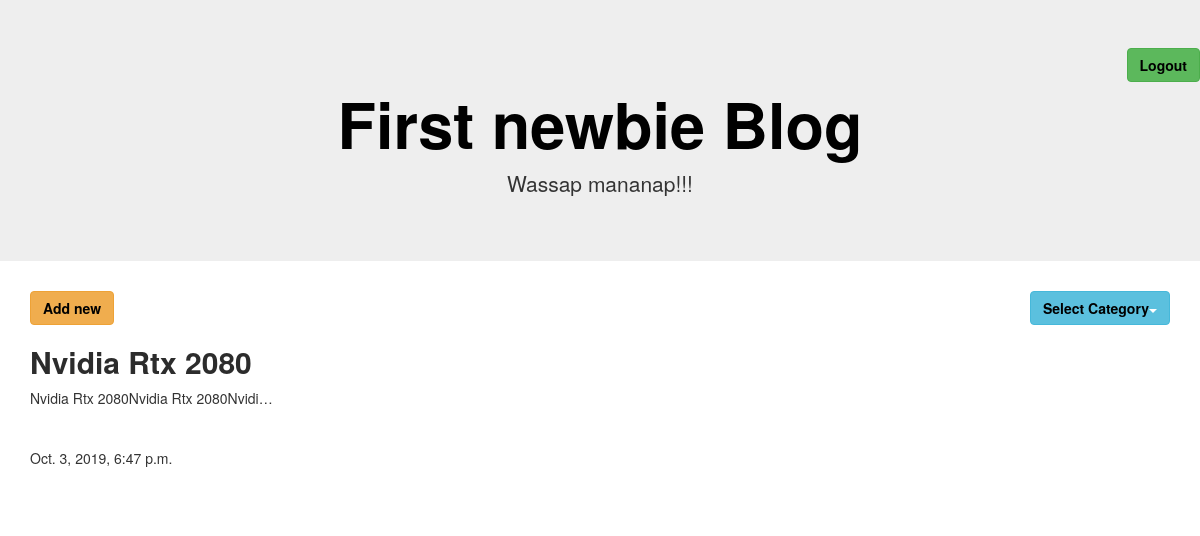
Screenshot of /category/3/ with the database file from the repository.
### userApp/models.py (models this page shows, shortened)
class Content(models.Model):
    title = models.CharField(max_length=100)
    cont = models.TextField()
    date_published = models.DateTimeField(default=timezone.now)
    author = models.ForeignKey(settings.AUTH_USER_MODEL, on_delete=models.CASCADE)
    category = models.ForeignKey(Category, on_delete = models.CASCADE, null = True)
    tags = TaggableManager()
    image = models.ImageField(upload_to='images/', null =True)

### userApp/views.py (the view)
# urls.py: path('category/<int:category_id>/', CategoryList.as_view(), name = 'catList'),
class CategoryList(TemplateView):
    template_name = "contentList.html"
    def get(self,request,**kwargs):
        category_id = kwargs.get('category_id')
        categ = Category.objects.get(pk = category_id)
        queryset = Content.objects.filter(category = categ)
        category_list = Category.objects.all()
        return render(request,self.template_name, {"queryset":queryset, "category_list": category_list})

### userApp/templates/contentList.html (shortened to what this page needs)
    {% extends 'base.html' %}
        {% block content %}
            <div class="dropdown">
                <button type="button" class="btn btn-warning"><a href="{% url 'contNew' %}" >Add new</a></button>
                <button class="btn btn-info dropdown-toggle pull-right " type="button" data-toggle="dropdown"><a href="">Select Category</a><span class="caret"></span></button>
              </div>
            <div class="row">
                {% for con in queryset %}
                    <div class="col-sm-3">
                        <h2><a href="{% url 'contDetail' content_id=con.id %}">{{ con.title }}</a></h2>
                        <p>{{ con.cont }}</p>
                        <p>{{ con.date_published }}</p>
                    </div>
                {% endfor %}
            </div>
    </body>
    {% endblock %}

### userApp/static/css/userApp.css (style rules this page uses)
.col-sm-3 p { width: 250px; height: 50px; white-space: nowrap; overflow: hidden; text-overflow: ellipsis; }
.col-sm-3 a { color: #2c2c2c; font-weight: bold; }
.btn-warning a { color: black; font-weight: bold; }
.btn-info a { color: black; font-weight: bold; text-align: right; }

### rows the page displays
Content: title "Nvidia Rtx 2080", cont "Nvidia Rtx 2080Nvidia Rtx 2080Nvidi…", date_published "Oct. 3, 2019, 6:47 p.m."
